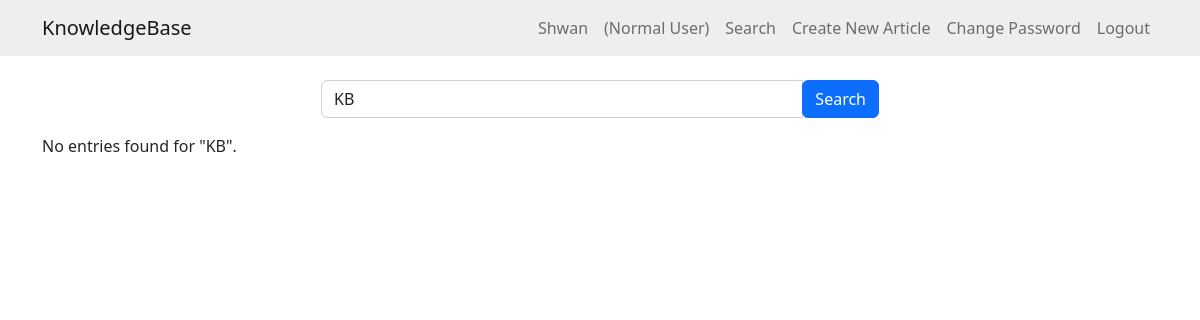
Page /?search=KB (signed in) on the earlier database version.
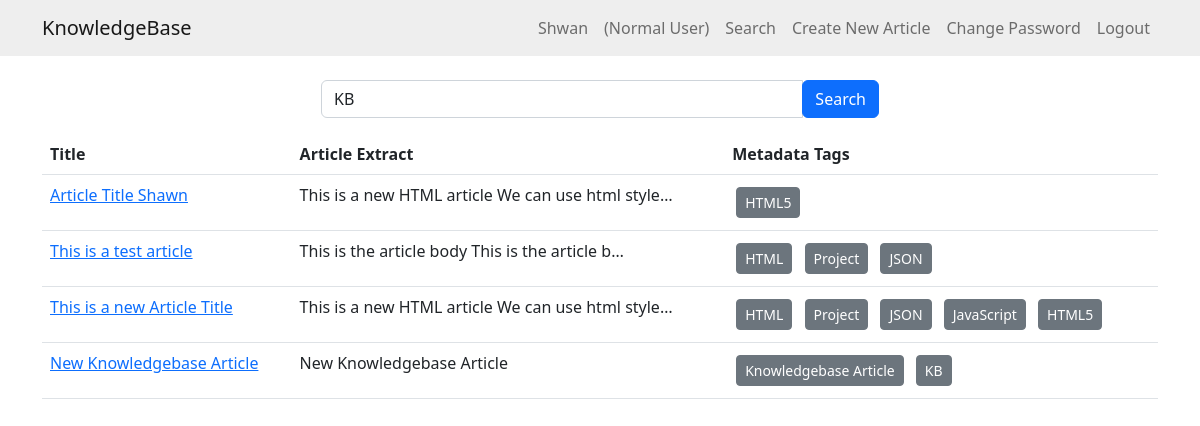
Same page on the later database version.
### knowledge/models.py (models this page shows, shortened)
class KBEntry(models.Model):
    title = models.CharField(max_length=255)
    article = models.TextField()
    created_by = models.ForeignKey(User, related_name="created_kb_entries", on_delete=models.SET_NULL, null=True)
    created_datetime = models.DateTimeField(auto_now_add=True)
    modified_datetime = models.DateTimeField(auto_now=True)
    last_modified_by = models.ForeignKey(User, related_name="modified_kb_entries", on_delete=models.SET_NULL, null=True)
    deleted_datetime = models.DateTimeField(null=True, blank=True)
    deleted_by = models.ForeignKey(User, related_name="deleted_kb_entries", on_delete=models.SET_NULL, null=True, blank=True)
    upvotes = models.ManyToManyField(User, related_name="upvoted_kb_entries", blank=True)
    downvotes = models.ManyToManyField(User, related_name="downvoted_kb_entries", blank=True)
    meta_data = models.ManyToManyField('Tag', blank=True) # Assuming you will have a 'Tag' model

class Tag(models.Model):
    name = models.CharField(max_length=100)

### knowledge/views.py (the view)
# urls.py: path('', home, name='home'),
@login_required
def home(request):
    search_term = request.GET.get('search', '')
    entries = KBEntry.objects.none()  # Default to no entries
    if search_term:
        from django.db.models import Q
        entries = KBEntry.objects.filter(
            Q(title__icontains=search_term) |
            Q(article__icontains=search_term) |
            Q(meta_data__name__icontains=search_term),
            deleted_datetime__isnull=True
        ).distinct()
        for entry in entries:
            entry.article = strip_tags(entry.article.replace('<p>', ' '))
    return render(request, 'knowledge/home.html', {'entries': entries, 'search_term': search_term})

### knowledge/templates/knowledge/home.html (shortened to what this page needs)
{% extends "knowledge/base.html" %}
{% block content %}
<br>
<div class="mb-3 col-md-6 offset-md-3">
    <form method="GET" class="form-inline">
        <div class="input-group">
            <input type="text" name="search" value="{{ search_term }}" placeholder="Search..." class="form-control" />
            <div class="input-group-append">
                <button type="submit" class="btn btn-primary">Search</button>
            </div>
        </div>
    </form>
</div>
{% if entries %}
    <table class="table">
        <thead>
            <tr>
                <th>Title</th>
                <th>Article Extract</th>
                <th>Metadata Tags</th>
            </tr>
        </thead>
        <tbody>
        {% for entry in entries %}
            <tr>
                <td><a href="/article/?id={{ entry.id }}">{{ entry.title }}</a></td>
                <td>{{ entry.article|truncatechars:50 }}</td>
                <td>
                    {% for tag in entry.meta_data.all %}
                        <a href="/?search={{ tag.name }}" class="btn btn-secondary btn-sm m-1">{{ tag.name }}</a>
                    {% endfor %}
                </td>
            </tr>
        {% endfor %}
        </tbody>
    </table>
{% elif search_term %}
    <p>No entries found for "{{ search_term }}".</p>
{% endif %}
{% endblock %}

### knowledge/templates/knowledge/base.html (shortened to what this page needs)
<!DOCTYPE html>
<html lang="en">
  <head>
    {% load static %}
    <link
      href="https://cdn.jsdelivr.net/npm/bootstrap@5.2.3/dist/css/bootstrap.min.css"
      rel="stylesheet"
    />
    <link
      rel="stylesheet"
      href="https://cdn.jsdelivr.net/npm/alertifyjs@1.13.1/build/css/alertify.min.css"
    />
    <link
      rel="stylesheet"
      href="https://cdn.jsdelivr.net/npm/alertifyjs@1.13.1/build/css/themes/default.min.css"
    />
    <link href="//cdn.quilljs.com/1.3.6/quill.snow.css" rel="stylesheet" />
  </head>
  <body>
    <nav
      class="navbar navbar-light navbar-expand-md"
      style="background-color: #eeeeee"
    >
      <div class="container">
        <a class="navbar-brand" href="/">KnowledgeBase</a>
        <div class="collapse navbar-collapse" id="navbarResponsive">
          <ul class="navbar-nav ms-auto">
            {% if user.is_authenticated %}
              <li class="nav-item">
                <a class="nav-link" id="nav5">{{ user.username }}</a>
              </li>
              {% if user.is_staff %}
              <li class="nav-item dropdown">
                <a class="nav-link dropdown-toggle" id="navbarDropdownMenuLink" role="button" data-bs-toggle="dropdown" aria-expanded="false">
                  Admin Tasks
                </a>
                <ul class="dropdown-menu" aria-labelledby="navbarDropdownMenuLink">
                  <li><a class="dropdown-item" href="{% url 'audit_logs' %}"">Audit Logs</a></li>
                  <li><a class="dropdown-item" href="{% url 'kb_list' %}">List All KB Articles</a></li>
                  <li><a class="dropdown-item" href="{% url 'user-list' %}">List All Users</a></li>
                </ul>
              </li>
              {% else %}
              <li class="nav-item">
                <a class="nav-link" id="logout">(Normal User)</a>
              </li>
              {% endif %}
            <li class="nav-item">
              <a class="nav-link" href="{% url 'home' %}"
                >Search</a
              >
            </li>
            <li class="nav-item">
              <a class="nav-link" href="{% url 'create' %}"
                >Create New Article</a
              >
            </li>
            <li class="nav-item">
              <a class="nav-link" href="{% url 'change_password' %}"
                >Change Password</a
              >
            </li>
            <li class="nav-item">
              <a class="nav-link" id="logout" href="{% url 'logout' %}"
                >Logout</a
              >
            </li>
            {% endif %}
          </ul>
        </div>
      </div>
    </nav>
    <div class="container">{% block content %} {% endblock %}</div>
  </body>
</html>

Differences in the rows shown:
added KBEntry: title "Article Title Shawn", article "This is a new HTML article We can use html style…"
added Tag: name "HTML5"
added KBEntry: title "This is a test article", article "This is the article body This is the article b…"
added Tag: name "HTML"
added Tag: name "Project"
added Tag: name "JSON"
added KBEntry: title "This is a new Article Title", article "This is a new HTML article We can use html style…"
added Tag: name "JavaScript", shown under "This is a new Article Title"
added KBEntry: title "New Knowledgebase Article", article "New Knowledgebase Article"
added Tag: name "Knowledgebase Article", shown under "New Knowledgebase Article"
added Tag: name "KB", shown under "New Knowledgebase Article"
Other differences:
{{ search_term }}: "KB" → (not shown)
text no longer shown: "No entries found for \" \"."
text now shown: "Title Article Extract Metadata Tags"
